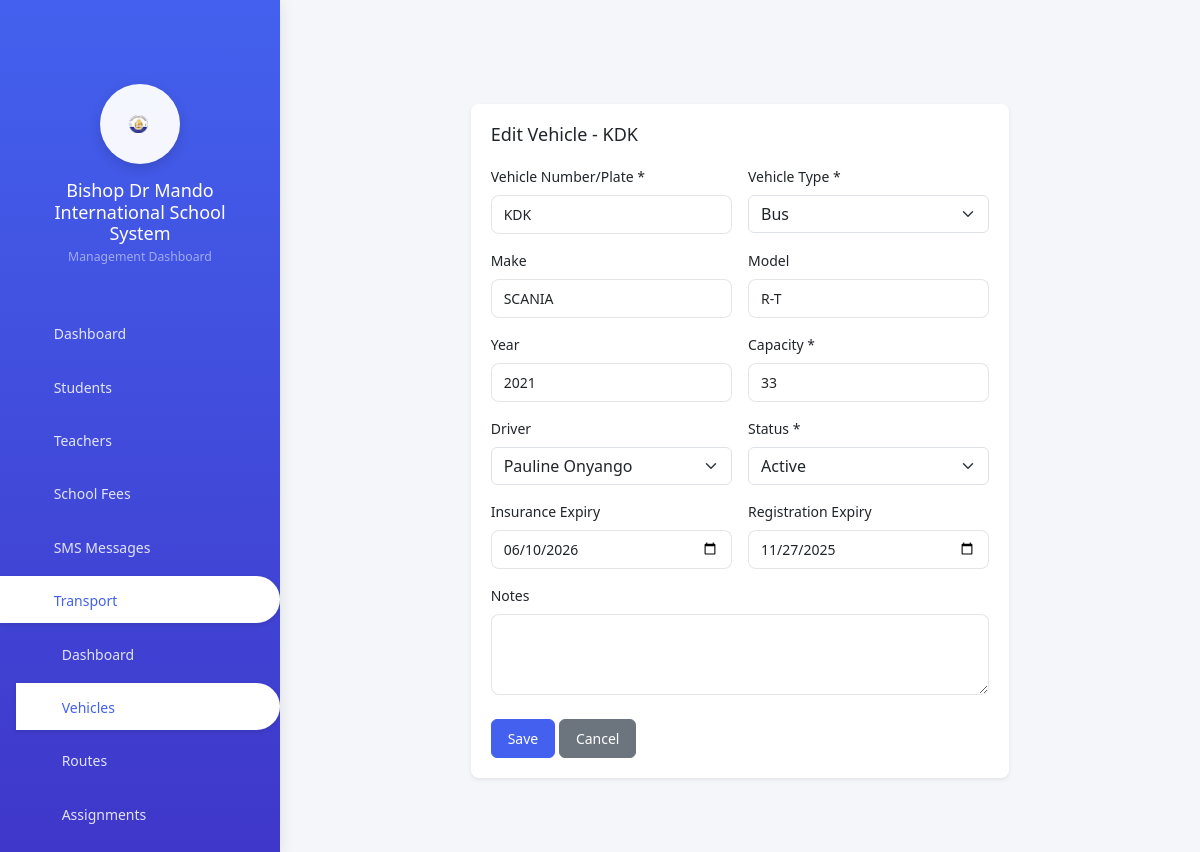
The page /transport/vehicles/1/edit/ (signed in) on the database its author committed.
### schools/models.py (models this page shows, shortened)
class Vehicle(models.Model):
    VEHICLE_TYPES = [
        ('BUS', 'Bus'),
        ('VAN', 'Van'),
        ('MINIBUS', 'Minibus'),
        ('CAR', 'Car'),
    ]
    STATUS_CHOICES = [
        ('ACTIVE', 'Active'),
        ('INACTIVE', 'Inactive'),
        ('MAINTENANCE', 'Under Maintenance'),
    ]
    vehicle_number = models.CharField(max_length=50, unique=True, verbose_name="Vehicle Number/Plate")
    vehicle_type = models.CharField(max_length=20, choices=VEHICLE_TYPES, default='BUS')
    make = models.CharField(max_length=100, blank=True)
    model = models.CharField(max_length=100, blank=True)
    year = models.IntegerField(null=True, blank=True)
    capacity = models.PositiveIntegerField(help_text="Maximum number of passengers")
    driver = models.ForeignKey(
        'Employee',
        on_delete=models.SET_NULL,
        null=True,
        blank=True,
        related_name='vehicles',
        limit_choices_to={'position__in': ['ADMIN', 'SUPPORT']}
    )
    status = models.CharField(max_length=20, choices=STATUS_CHOICES, default='ACTIVE')
    location = models.CharField(
        max_length=10,
        choices=LOCATION_CHOICES,
        default='MAIN',
        help_text="School location: Main or Annex"
    )
    insurance_expiry = models.DateField(null=True, blank=True)
    registration_expiry = models.DateField(null=True, blank=True)
    notes = models.TextField(blank=True)
    created_at = models.DateTimeField(auto_now_add=True)
    updated_at = models.DateTimeField(auto_now=True)
    class Meta:
        ordering = ['vehicle_number']

### schools/views.py (the view)
# urls.py: path('transport/vehicles/<int:pk>/edit/', views.vehicle_edit, name='vehicle_edit'),
@login_required
@admin_required
def vehicle_edit(request, pk):
    vehicle = get_object_or_404(Vehicle, pk=pk)
    if request.method == 'POST':
        form = VehicleForm(request.POST, instance=vehicle)
        if form.is_valid():
            form.save()
            messages.success(request, 'Vehicle updated successfully')
            return redirect('vehicle_detail', pk=vehicle.pk)
    else:
        form = VehicleForm(instance=vehicle)
    context = {
        'form': form,
        'vehicle': vehicle,
        'title': f'Edit Vehicle: {vehicle.vehicle_number}',
        'page_title': f'Edit Vehicle - {vehicle.vehicle_number}'
    }
    return render(request, 'schools/transport/vehicle_form.html', context)

### schools/forms.py
class VehicleForm(forms.ModelForm):
    class Meta:
        model = Vehicle
        fields = ['vehicle_number', 'vehicle_type', 'make', 'model', 'year', 'capacity',
                  'driver', 'status', 'insurance_expiry', 'registration_expiry', 'notes']
        widgets = {
            'vehicle_number': forms.TextInput(attrs={'class': 'form-control'}),
            'vehicle_type': forms.Select(attrs={'class': 'form-select'}),
            'make': forms.TextInput(attrs={'class': 'form-control'}),
            'model': forms.TextInput(attrs={'class': 'form-control'}),
            'year': forms.NumberInput(attrs={'class': 'form-control'}),
            'capacity': forms.NumberInput(attrs={'class': 'form-control'}),
            'driver': forms.Select(attrs={'class': 'form-select'}),
            'status': forms.Select(attrs={'class': 'form-select'}),
            'insurance_expiry': forms.DateInput(attrs={'class': 'form-control', 'type': 'date'}),
            'registration_expiry': forms.DateInput(attrs={'class': 'form-control', 'type': 'date'}),
            'notes': forms.Textarea(attrs={'class': 'form-control', 'rows': 3})
        }

### schools/models.py (called while the page is built)
    def __str__(self):
        return self.get_full_name()

    def get_full_name(self):
        return f"{self.first_name} {self.last_name}"

### schools/templatetags/school_filters.py (called while the page is built)
@register.filter
def is_staff_or_admin(user):
    if not user.is_authenticated:
        return False
    return (user.is_staff or
            user.is_superuser or
            user.groups.filter(name__in=['Admin', 'Teacher', 'Accountant']).exists())

@register.filter
def is_class_teacher(user):
    if not user.is_authenticated:
        return False
    try:
        return user.teacher.is_class_teacher if hasattr(user, 'teacher') else False
    except (AttributeError, Teacher.DoesNotExist):
        return False

@register.filter
def is_student(user):
    return user.groups.filter(name='Students').exists()

### schools/templates/schools/transport/vehicle_form.html (shortened to what this page needs)
{% extends 'schools/base.html' %}
{% load static %}
{% block content %}
<div class="container-fluid py-4">
    <div class="row">
        <div class="col-lg-8 mx-auto">
            <div class="card border-0 shadow-sm">
                <div class="card-header bg-white border-0 pb-0">
                    <h4 class="mb-0">{{ page_title }}</h4>
                </div>
                <div class="card-body">
                    <form method="post">
                        <div class="row g-3">
                            <div class="col-md-6">
                                <label class="form-label">Vehicle Number/Plate *</label>
                                {{ form.vehicle_number }}
                            </div>
                            <div class="col-md-6">
                                <label class="form-label">Vehicle Type *</label>
                                {{ form.vehicle_type }}
                            </div>
                            <div class="col-md-6">
                                <label class="form-label">Make</label>
                                {{ form.make }}
                            </div>
                            <div class="col-md-6">
                                <label class="form-label">Model</label>
                                {{ form.model }}
                            </div>
                            <div class="col-md-6">
                                <label class="form-label">Year</label>
                                {{ form.year }}
                            </div>
                            <div class="col-md-6">
                                <label class="form-label">Capacity *</label>
                                {{ form.capacity }}
                            </div>
                            <div class="col-md-6">
                                <label class="form-label">Driver</label>
                                {{ form.driver }}
                            </div>
                            <div class="col-md-6">
                                <label class="form-label">Status *</label>
                                {{ form.status }}
                            </div>
                            <div class="col-md-6">
                                <label class="form-label">Insurance Expiry</label>
                                {{ form.insurance_expiry }}
                            </div>
                            <div class="col-md-6">
                                <label class="form-label">Registration Expiry</label>
                                {{ form.registration_expiry }}
                            </div>
                            <div class="col-12">
                                <label class="form-label">Notes</label>
                                {{ form.notes }}
                            </div>
                        </div>
                        <div class="mt-4">
                            <button type="submit" class="btn btn-primary">Save</button>
                            <a href="{% if vehicle %}{% url 'vehicle_detail' pk=vehicle.pk %}{% else %}{% url 'vehicle_list' %}{% endif %}" class="btn btn-secondary">Cancel</a>
                        </div>
                    </form>
                </div>
            </div>
        </div>
    </div>
</div>
{% endblock %}

### schools/templates/schools/base.html (style rules this page uses)
:root { --primary-color: #4361ee; --secondary-color: #3f37c9; --success-color: #4cc9f0; --info-color: #4895ef; --warning-color: #f72585; --danger-color: #e63946; --light-color: #f8f9fa; --dark-color: #212529; }
body { background-color: #f5f6fa; }
.card { border: none; border-radius: 15px; box-shadow: 0 2px 15px rgba(0, 0, 0, 0.1); }
.card-header { background: #fff; border-bottom: 1px solid rgba(0, 0, 0, 0.05); padding: 1.25rem; border-radius: 15px 15px 0 0 !important; }
.btn { padding: 0.5rem 1rem; border-radius: 8px; font-weight: 500; }
.btn-primary { background: var(--primary-color); border-color: var(--primary-color); }
.form-control { border-radius: 8px; padding: 0.6rem 1rem; border: 1px solid rgba(0, 0, 0, 0.1); }
@media (min-width: 1025px) { body { font-size: 14px; } }
@media (min-width: 1025px) { .card { margin-bottom: 20px; border-radius: 8px; } }
@media (min-width: 1025px) { .card-body { padding: 20px; } }
@media (min-width: 1025px) { .form-control { font-size: 14px; padding: 8px 12px; height: auto; } }
@media (min-width: 1025px) { .form-label { font-size: 14px; margin-bottom: 8px; } }
@media (min-width: 1025px) { .btn { font-size: 14px; padding: 8px 16px; border-radius: 6px; } }
@media (min-width: 1025px) { h4 { font-size: 18px; } }
@media (min-width: 1025px) { .container, .container-fluid { padding: 20px; } }

### rows shown on the page
Vehicle: vehicle_number "KDK", vehicle_type "Bus", make "SCANIA", model "R-T", year "2021", capacity "33", driver "Pauline Onyango", status "Active", insurance_expiry "06/10/2026", registration_expiry "11/27/2025"

### other values the page prints
{{ page_title }} "Edit Vehicle - KDK"
